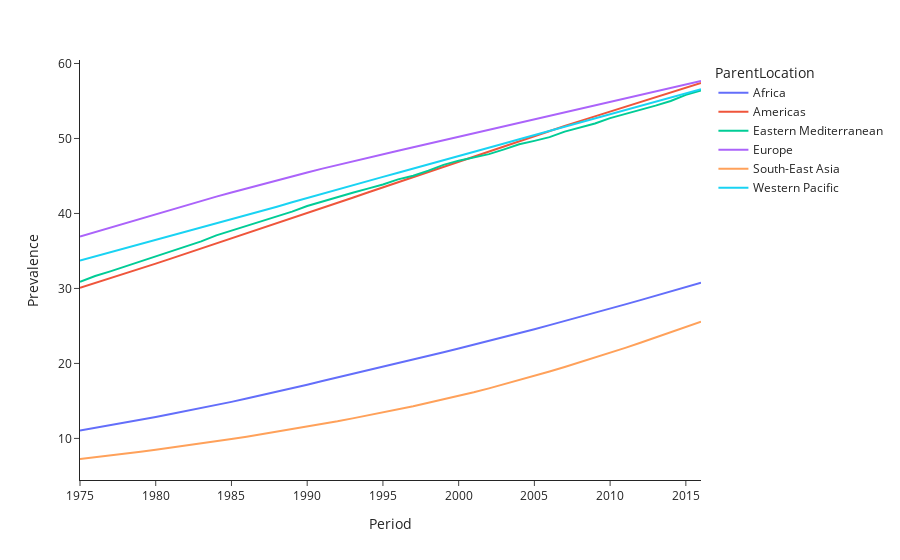

Source (notebook cell):
### Markdown cell above
# ParentLocation comparison

### Code cell
grouped_df = df.groupby(
    ['ParentLocation', 'Gender', 'Period']
)['Prevalence'].mean().reset_index()

def create_figure():
    # Create figure and traces
    fig = px.line(
        grouped_df[(grouped_df['Gender'] == 'Both sexes')],
        x='Period', 
        y='Prevalence', 
        #name=loc, 
        color='ParentLocation',
        #hovertemplate=None,
        #showlegend=True
    )

    # Prettify
    fig.update_layout(
        template='simple_white'
    )
    return fig

fig = create_figure()
fig.show()

### Figure 1 — Plotly figure (JSON) as saved in the notebook; plotly's stock layout.template omitted (floating-point values rounded to 4 significant figures)
{"data": [{"hovertemplate": "ParentLocation=Africa<br>Period=%{x}<br>Prevalence=%{y}<extra></extra>", "legendgroup": "Africa", "line": {"color": "#636efa", "dash": "solid"}, "marker": {"symbol": "circle"}, "mode": "lines", "name": "Africa", "orientation": "v", "showlegend": true, "type": "scatter", "x": [1975, 1976, 1977, 1978, 1979, 1980, 1981, 1982, 1983, 1984, 1985, 1986, 1987, 1988, 1989, 1990, 1991, 1992, 1993, 1994, 1995, 1996, 1997, 1998, 1999, 2000, 2001, 2002, 2003, 2004, 2005, 2006, 2007, 2008, 2009, 2010, 2011, 2012, 2013, 2014, 2015, 2016], "xaxis": "x", "y": [11.06, 11.4, 11.75, 12.12, 12.48, 12.85, 13.25, 13.63, 14.04, 14.45, 14.87, 15.31, 15.76, 16.22, 16.68, 17.17, 17.65, 18.12, 18.6, 19.07, 19.53, 20.02, 20.51, 20.99, 21.49, 21.98, 22.48, 22.98, 23.51, 24.03, 24.57, 25.1, 25.64, 26.19, 26.75, 27.3, 27.87, 28.44, 29.02, 29.6, 30.19, 30.77], "yaxis": "y"}, {"hovertemplate": "ParentLocation=Americas<br>Period=%{x}<br>Prevalence=%{y}<extra></extra>", "legendgroup": "Americas", "line": {"color": "#EF553B", "dash": "solid"}, "marker": {"symbol": "circle"}, "mode": "lines", "name": "Americas", "orientation": "v", "showlegend": true, "type": "scatter", "x": [1975, 1976, 1977, 1978, 1979, 1980, 1981, 1982, 1983, 1984, 1985, 1986, 1987, 1988, 1989, 1990, 1991, 1992, 1993, 1994, 1995, 1996, 1997, 1998, 1999, 2000, 2001, 2002, 2003, 2004, 2005, 2006, 2007, 2008, 2009, 2010, 2011, 2012, 2013, 2014, 2015, 2016], "xaxis": "x", "y": [30.08, 30.71, 31.34, 31.98, 32.64, 33.31, 33.97, 34.65, 35.31, 35.99, 36.66, 37.33, 38.01, 38.68, 39.37, 40.05, 40.74, 41.41, 42.1, 42.79, 43.48, 44.18, 44.87, 45.56, 46.26, 46.96, 47.65, 48.33, 49.0, 49.68, 50.34, 51.01, 51.66, 52.31, 52.95, 53.58, 54.23, 54.86, 55.5, 56.14, 56.77, 57.4], "yaxis": "y"}, {"hovertemplate": "ParentLocation=Eastern Mediterranean<br>Period=%{x}<br>Prevalence=%{y}<extra></extra>", "legendgroup": "Eastern Mediterranean", "line": {"color": "#00cc96", "dash": "solid"}, "marker": {"symbol": "circle"}, "mode": "lines", "name": "Eastern Mediterranean", "orientation": "v", "showlegend": true, "type": "scatter", "x": [1975, 1976, 1977, 1978, 1979, 1980, 1981, 1982, 1983, 1984, 1985, 1986, 1987, 1988, 1989, 1990, 1991, 1992, 1993, 1994, 1995, 1996, 1997, 1998, 1999, 2000, 2001, 2002, 2003, 2004, 2005, 2006, 2007, 2008, 2009, 2010, 2011, 2012, 2013, 2014, 2015, 2016], "xaxis": "x", "y": [30.9, 31.65, 32.27, 32.95, 33.64, 34.3, 34.91, 35.58, 36.27, 37.08, 37.71, 38.39, 39.03, 39.67, 40.24, 40.99, 41.59, 42.22, 42.76, 43.31, 43.86, 44.54, 45.02, 45.71, 46.48, 47.04, 47.52, 47.91, 48.55, 49.23, 49.68, 50.18, 50.91, 51.5, 52.0, 52.72, 53.26, 53.87, 54.39, 55.0, 55.81, 56.4], "yaxis": "y"}, {"hovertemplate": "ParentLocation=Europe<br>Period=%{x}<br>Prevalence=%{y}<extra></extra>", "legendgroup": "Europe", "line": {"color": "#ab63fa", "dash": "solid"}, "marker": {"symbol": "circle"}, "mode": "lines", "name": "Europe", "orientation": "v", "showlegend": true, "type": "scatter", "x": [1975, 1976, 1977, 1978, 1979, 1980, 1981, 1982, 1983, 1984, 1985, 1986, 1987, 1988, 1989, 1990, 1991, 1992, 1993, 1994, 1995, 1996, 1997, 1998, 1999, 2000, 2001, 2002, 2003, 2004, 2005, 2006, 2007, 2008, 2009, 2010, 2011, 2012, 2013, 2014, 2015, 2016], "xaxis": "x", "y": [36.94, 37.53, 38.14, 38.75, 39.34, 39.94, 40.52, 41.1, 41.68, 42.25, 42.8, 43.35, 43.89, 44.43, 44.95, 45.47, 45.98, 46.48, 46.96, 47.43, 47.91, 48.36, 48.83, 49.29, 49.75, 50.22, 50.66, 51.13, 51.6, 52.07, 52.54, 53.02, 53.49, 53.95, 54.42, 54.89, 55.35, 55.82, 56.27, 56.74, 57.21, 57.66], "yaxis": "y"}, {"hovertemplate": "ParentLocation=South-East Asia<br>Period=%{x}<br>Prevalence=%{y}<extra></extra>", "legendgroup": "South-East Asia", "line": {"color": "#FFA15A", "dash": "solid"}, "marker": {"symbol": "circle"}, "mode": "lines", "name": "South-East Asia", "orientation": "v", "showlegend": true, "type": "scatter", "x": [1975, 1976, 1977, 1978, 1979, 1980, 1981, 1982, 1983, 1984, 1985, 1986, 1987, 1988, 1989, 1990, 1991, 1992, 1993, 1994, 1995, 1996, 1997, 1998, 1999, 2000, 2001, 2002, 2003, 2004, 2005, 2006, 2007, 2008, 2009, 2010, 2011, 2012, 2013, 2014, 2015, 2016], "xaxis": "x", "y": [7.255, 7.473, 7.727, 7.955, 8.218, 8.5, 8.764, 9.036, 9.318, 9.636, 9.918, 10.23, 10.56, 10.89, 11.25, 11.59, 11.93, 12.28, 12.67, 13.06, 13.45, 13.86, 14.29, 14.75, 15.19, 15.66, 16.15, 16.67, 17.21, 17.75, 18.33, 18.92, 19.53, 20.15, 20.77, 21.43, 22.07, 22.75, 23.44, 24.14, 24.85, 25.57], "yaxis": "y"}, {"hovertemplate": "ParentLocation=Western Pacific<br>Period=%{x}<br>Prevalence=%{y}<extra></extra>", "legendgroup": "Western Pacific", "line": {"color": "#19d3f3", "dash": "solid"}, "marker": {"symbol": "circle"}, "mode": "lines", "name": "Western Pacific", "orientation": "v", "showlegend": true, "type": "scatter", "x": [1975, 1976, 1977, 1978, 1979, 1980, 1981, 1982, 1983, 1984, 1985, 1986, 1987, 1988, 1989, 1990, 1991, 1992, 1993, 1994, 1995, 1996, 1997, 1998, 1999, 2000, 2001, 2002, 2003, 2004, 2005, 2006, 2007, 2008, 2009, 2010, 2011, 2012, 2013, 2014, 2015, 2016], "xaxis": "x", "y": [33.71, 34.26, 34.8, 35.35, 35.89, 36.43, 36.97, 37.52, 38.07, 38.64, 39.2, 39.77, 40.35, 40.9, 41.49, 42.07, 42.64, 43.21, 43.77, 44.33, 44.87, 45.43, 45.97, 46.54, 47.08, 47.63, 48.19, 48.75, 49.32, 49.89, 50.44, 51.03, 51.58, 52.14, 52.7, 53.27, 53.82, 54.38, 54.94, 55.47, 56.02, 56.56], "yaxis": "y"}], "layout": {"legend": {"title": {"text": "ParentLocation"}, "tracegroupgap": 0}, "margin": {"t": 60}, "xaxis": {"anchor": "y", "domain": [0, 1], "title": {"text": "Period"}}, "yaxis": {"anchor": "x", "domain": [0, 1], "title": {"text": "Prevalence"}}}}
